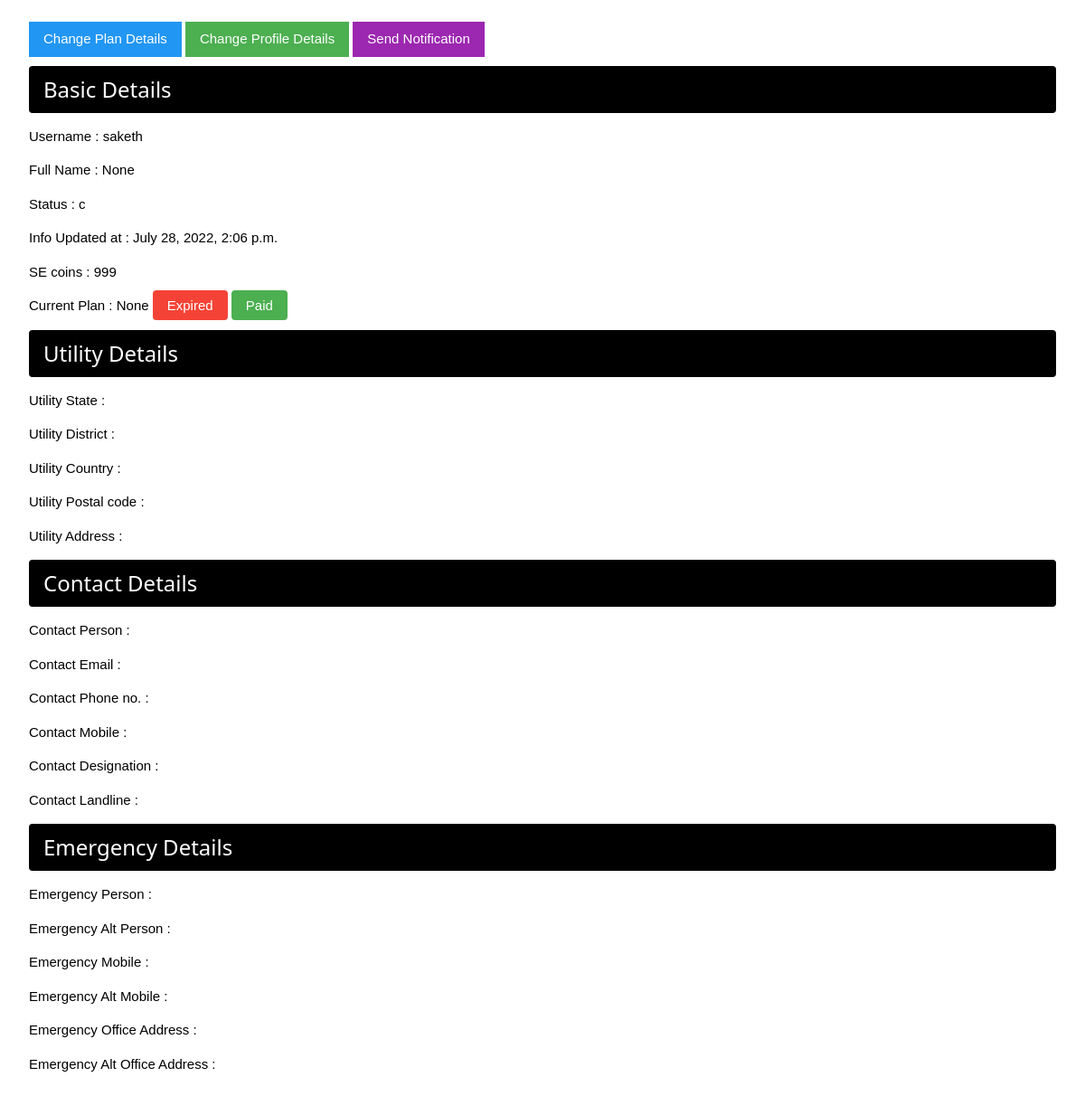
/saketh/yash, run on an earlier commit of the app's database.
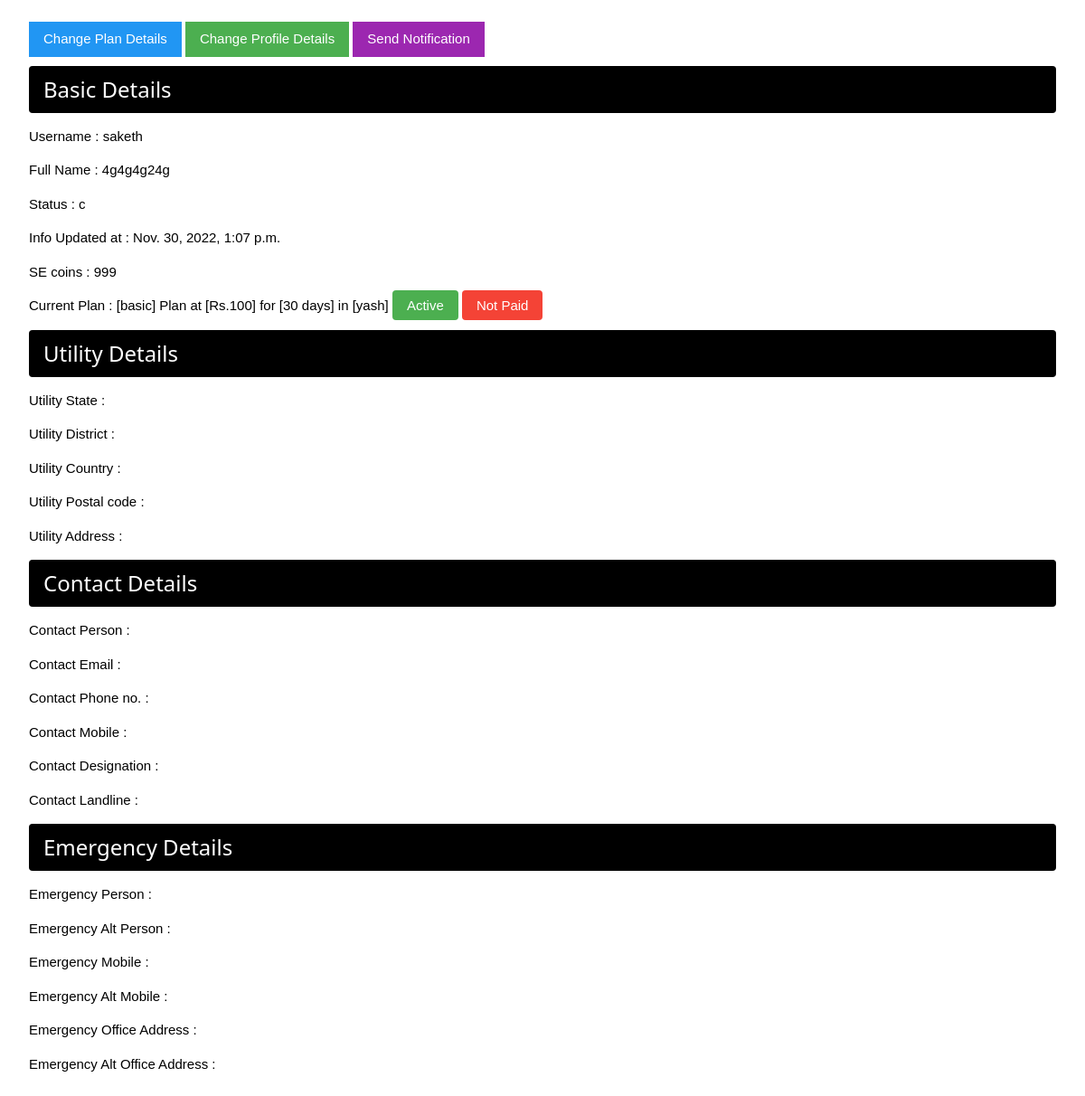
And on a later commit of the database.
### accounts/models.py (models this page shows, shortened)
class Profile(models.Model):
    user = models.OneToOneField(User, on_delete=models.CASCADE, related_name='profile')
    apps=models.ManyToManyField(applists,related_name='apps')
    status = models.CharField(choices=status_choices, max_length=20, default='c')
    full_name = models.CharField(max_length=100, blank=True, null=True)
    utility_name = models.CharField(max_length=200, null=True, blank=True)
    utility_short_name= models.CharField(max_length=50, null=True, blank=True)
    utility_state= models.CharField(max_length=50, null=True, blank=True)
    utility_district= models.CharField(max_length=50, null=True, blank=True)
    utility_country= models.CharField(max_length=50, null=True, blank=True)
    utility_postalcode= models.CharField(max_length=20, null=True, blank=True)
    utility_address=models.TextField(max_length=200, null=True, blank=True)
    contact_person= models.CharField(max_length=200, null=True, blank=True)
    contact_email = models.EmailField(max_length=50, null=True, blank=True)
    contact_phnum = models.CharField(max_length=15, null=True, blank=True)
    contact_mobile= models.CharField(max_length=15, null=True, blank=True)
    contact_designation= models.CharField(max_length=100, null=True, blank=True)
    contact_landline= models.CharField(max_length=20, null=True, blank=True)
    emergency_person=models.CharField(max_length=200, null=True, blank=True)
    emergency_altperson=models.CharField(max_length=200, null=True, blank=True)
    emergency_mobile=models.CharField(max_length=200, null=True, blank=True)
    emergency_altmobile=models.CharField(max_length=200, null=True, blank=True)
    emergency_officeaddress=models.TextField(max_length=200,null=True,blank=True)
    emergency_altofficeaddress=models.TextField(max_length=200,null=True,blank=True)
    info_created_at = models.DateTimeField(auto_now_add=True)
    info_updated_at = models.DateTimeField(auto_now=True)
    se_coins= models.IntegerField(null=True, default=999, blank=True)
    slug = models.SlugField(max_length=200, editable=False, null=True, blank=True)
    admin=models.BooleanField(default=False)
    plans = models.ManyToManyField(Plan)
    plan_active = models.BooleanField(default=False)
    paid = models.BooleanField(default=False)

### plans/models.py (models this page shows)
class Plan(models.Model):
    slug = models.CharField(max_length=20, default=generate_code, editable=False)
    app = models.ForeignKey(applists, on_delete=models.CASCADE)
    title = models.CharField(max_length=200)
    price = models.IntegerField(default=0)
    description = models.TextField(max_length=800)
    duration = models.IntegerField(default=30, choices=[
            (30, '1 Month'),
            (180, '6 Months'),
            (364, '1 Year')
        ],
    )
    default_for_customer = models.BooleanField(default=False)
    def __str__(self):
        return f"[{self.title}] Plan at [Rs.{self.price}] for [{self.duration} days] in [{self.app.appname}]"

### apps/models.py (models this page shows, shortened)
class applists(models.Model):
    author= models.ForeignKey(User, on_delete=models.CASCADE)
    appname=models.CharField(verbose_name='App name',primary_key=True,max_length=50,unique=True,null=False)
    appimg=models.ImageField(upload_to = 'app_images',null=True,blank=True)
    date_published= models.DateTimeField(auto_now_add=True)
    date_modified = models.DateTimeField(auto_now=True)
    slug = models.SlugField(max_length=255, null=True, unique=True, editable=False)

### accounts/views.py (the view)
# urls.py: path('<slug>/<str:appslug>', acc_views.ShowProfile.as_view(), name='show_profile'),
class ShowProfile(DetailView):
    model = Profile
    template_name = 'myprofile.html'
    def get_context_data(self, *args, **kwargs):
        context = super(ShowProfile, self).get_context_data(*args, **kwargs)
        page_profile = get_object_or_404(Profile, slug=self.kwargs['slug'])
        context['profile'] = page_profile
        context['form'] = UpdateProfilePlanForm(appslug=self.kwargs['appslug'], profile=page_profile)
        context['plan'] = page_profile.plans.filter(app__slug=self.kwargs['appslug']).first()
        context['notification_form'] = NotificationForm()
        context['appslug'] = self.kwargs['appslug']
        if self.request.user==page_profile.user:
            self.template_name = 'myprofile.html'
        elif self.request.user!=page_profile.user or self.request.user.is_anonymous:
            self.template_name = 'myprofile.html'
        return context

### templates/myprofile.html (shortened to what this page needs)
{% load static %}
{% load crispy_forms_tags %}
<!DOCTYPE html>
<html lang="en">
<head>
	<link rel="stylesheet" href="{% static 'w3.css' %}" />
</head>
<body class='w3-padding w3-margin'>
	<button onclick='showForm(this);' class='w3-button w3-blue' >Change Plan Details</button>
	<button onclick='showForm(this);' class='w3-button w3-green' >Change Profile Details</button>
	<button onclick='showNotificationForm(this);' class='w3-button w3-purple' >Send Notification</button>
	<h3 class='w3-black w3-padding w3-round'>Basic Details</h3>
	<div>
		<p>Username : {{profile.user.username}}</p>
		<p>Full Name : {{profile.full_name}}</p>
		<p>Status : {{profile.status}}</p>
		<p>Info Updated at : {{profile.info_updated_at}}</p>
		<p>SE coins : {{profile.se_coins}}</p>
		<p>Current Plan : {{plan}}
			{% if profile.plan_active %}
			<e class='w3-green w3-padding w3-round'>Active</e>
			{% else %}
			<e class='w3-red w3-padding w3-round'>Expired</e>
			{% endif %}
			{% if profile.paid %}
			<e class='w3-green w3-padding w3-round'>Paid</e>
			{% else %}
			<e class='w3-red w3-padding w3-round'>Not Paid</e>
			{% endif %}
		</p>
		</div>
	<h3 class='w3-black w3-padding w3-round'>Utility Details</h3>
	<div>
		<p>Utility State : {{ i.utility_state }}</p>
		<p>Utility District : {{ i.utility_district }}</p>
		<p>Utility Country : {{ i.utility_country }}</p>
		<p>Utility Postal code : {{ i.utility_postalcode }}</p>
		<p>Utility Address : {{ i.utility_address }}</p>
	</div>
	<h3 class='w3-black w3-padding w3-round'>Contact Details</h3>
	<div>
		<p>Contact Person : {{ i.contact_person }}</p>
		<p>Contact Email :{{ i.contact_email }}</p>
		<p>Contact Phone no. : {{ i.contact_phnum }}</p>
		<p>Contact Mobile : {{ i.contact_mobile }} </p>
		<p>Contact Designation : {{ i.contact_designation }}</p>
		<p>Contact Landline : {{ i.contact_landline }} </p>
	</div>
	<h3 class='w3-black w3-padding w3-round'>Emergency Details</h3>
	<div>
		<p>Emergency Person : {{ i.emergency_person }} </p>
		<p>Emergency Alt Person : {{ i.emergency_altperson }} </p>
		<p>Emergency Mobile : {{ i.emergency_mobile }} </p>
		<p>Emergency Alt Mobile : {{ i.emergency_altmobile }} </p>
		<p>Emergency Office Address : {{ i.emergency_officeaddress }} </p>
		<p>Emergency Alt Office Address : {{ i.emergency_altofficeaddress }} </p>
	</div>
</body>
</html>

What changed in the data, as far as the page shows it:
changed Profile "saketh": full_name "None" → "4g4g4g24g"; info_updated_at "July 28, 2022, 2:06 p.m." → "Nov. 30, 2022, 1:07 p.m."; plan_active False → True (drawn); paid True → False (drawn)
added Plan: title+price+duration "[basic] Plan at [Rs.100] for [30 days] in [yash]"
Also different on the page:
{{ plan }}: "None" → (not shown)
text no longer shown: "Expired Paid"
text now shown: "Active Not Paid"
